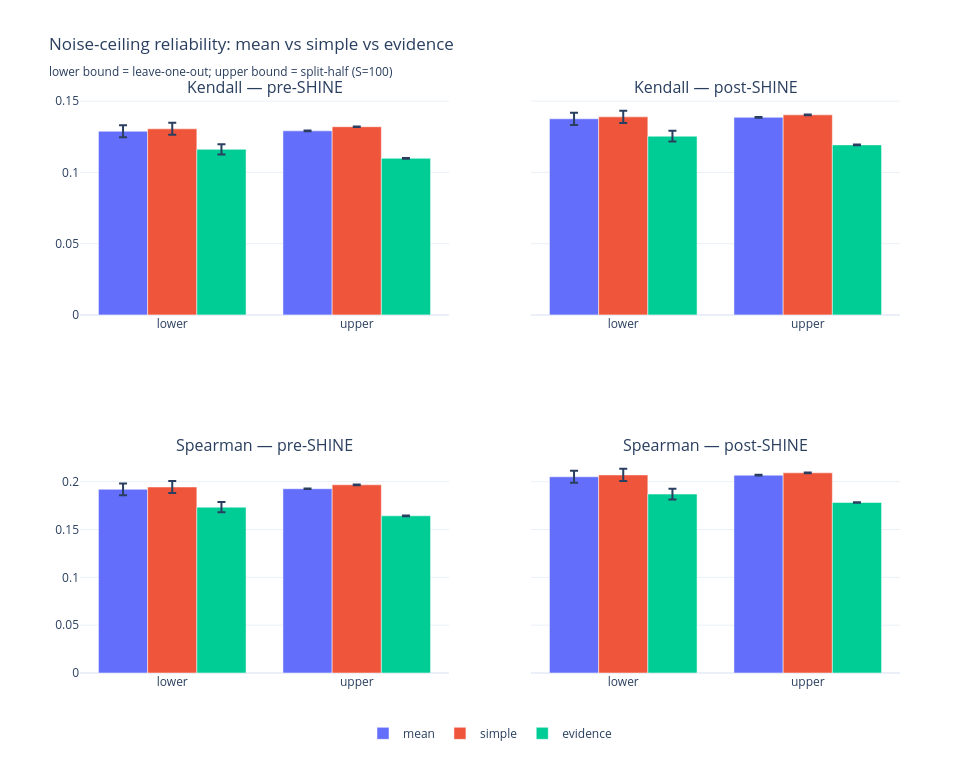

Here is the notebook cell this chart was saved with:
### Markdown cell above
## Figure: reliability by aggregator, bound, metric, and cohort

2×2 grid (rows = metric, cols = cohort), each subplot a grouped bar chart (x = bound, grouped/colored by aggregator), bar height = mean, error bars = SEM.

### Code cell
_METRICS = ["kendall", "spearman"]
_COHORTS = ["pre", "post"]
_AGGREGATIONS = ["mean", "simple", "evidence"]
_BOUNDS = ["lower", "upper"]
_COLORS = {"mean": "#636EFA", "simple": "#EF553B", "evidence": "#00CC96"}

fig = make_subplots(
    rows=2, cols=2,
    subplot_titles=[f"{metric.title()} — {cohort}-SHINE" for metric in _METRICS for cohort in _COHORTS],
    shared_yaxes=True,
)

for row, metric in enumerate(_METRICS, start=1):
    for col, cohort in enumerate(_COHORTS, start=1):
        cell = summary[(summary["metric"] == metric) & (summary["cohort"] == cohort)]
        for aggregation in _AGGREGATIONS:
            sub = cell[cell["aggregation"] == aggregation].set_index("bound").reindex(_BOUNDS)
            fig.add_trace(
                go.Bar(
                    x=_BOUNDS, y=sub["mean"], error_y=dict(type="data", array=sub["sem"]),
                    name=aggregation, marker_color=_COLORS[aggregation],
                    legendgroup=aggregation, showlegend=(row == 1 and col == 1),
                ),
                row=row, col=col,
            )

fig.update_layout(
    title="Noise-ceiling reliability: mean vs simple vs evidence"
          "<br><sub>lower bound = leave-one-out; upper bound = split-half (S=100)</sub>",
    barmode="group", template=_TEMPLATE, height=760, width=980,
    legend=dict(orientation="h", y=-0.08, x=0.5, xanchor="center"),
)
fig.show()

### Figure 1 — Plotly figure (JSON) as saved in the notebook; plotly's stock layout.template omitted (floating-point values rounded to 4 significant figures)
{"data": [{"error_y": {"array": [0.004201, 0.0002506], "type": "data"}, "legendgroup": "mean", "marker": {"color": "#636EFA"}, "name": "mean", "showlegend": true, "type": "bar", "x": ["lower", "upper"], "xaxis": "x", "y": [0.1289, 0.1292], "yaxis": "y"}, {"error_y": {"array": [0.004224, 0.0002432], "type": "data"}, "legendgroup": "simple", "marker": {"color": "#EF553B"}, "name": "simple", "showlegend": true, "type": "bar", "x": ["lower", "upper"], "xaxis": "x", "y": [0.1306, 0.1321], "yaxis": "y"}, {"error_y": {"array": [0.003657, 0.0002651], "type": "data"}, "legendgroup": "evidence", "marker": {"color": "#00CC96"}, "name": "evidence", "showlegend": true, "type": "bar", "x": ["lower", "upper"], "xaxis": "x", "y": [0.1162, 0.1099], "yaxis": "y"}, {"error_y": {"array": [0.004278, 0.000254], "type": "data"}, "legendgroup": "mean", "marker": {"color": "#636EFA"}, "name": "mean", "showlegend": false, "type": "bar", "x": ["lower", "upper"], "xaxis": "x2", "y": [0.1376, 0.1387], "yaxis": "y2"}, {"error_y": {"array": [0.004299, 0.0002516], "type": "data"}, "legendgroup": "simple", "marker": {"color": "#EF553B"}, "name": "simple", "showlegend": false, "type": "bar", "x": ["lower", "upper"], "xaxis": "x2", "y": [0.139, 0.1404], "yaxis": "y2"}, {"error_y": {"array": [0.003778, 0.0002338], "type": "data"}, "legendgroup": "evidence", "marker": {"color": "#00CC96"}, "name": "evidence", "showlegend": false, "type": "bar", "x": ["lower", "upper"], "xaxis": "x2", "y": [0.1254, 0.1193], "yaxis": "y2"}, {"error_y": {"array": [0.006205, 0.0003645], "type": "data"}, "legendgroup": "mean", "marker": {"color": "#636EFA"}, "name": "mean", "showlegend": false, "type": "bar", "x": ["lower", "upper"], "xaxis": "x3", "y": [0.192, 0.1926], "yaxis": "y3"}, {"error_y": {"array": [0.006229, 0.0003548], "type": "data"}, "legendgroup": "simple", "marker": {"color": "#EF553B"}, "name": "simple", "showlegend": false, "type": "bar", "x": ["lower", "upper"], "xaxis": "x3", "y": [0.1945, 0.1967], "yaxis": "y3"}, {"error_y": {"array": [0.00541, 0.0003843], "type": "data"}, "legendgroup": "evidence", "marker": {"color": "#00CC96"}, "name": "evidence", "showlegend": false, "type": "bar", "x": ["lower", "upper"], "xaxis": "x3", "y": [0.1733, 0.1643], "yaxis": "y3"}, {"error_y": {"array": [0.006321, 0.0003669], "type": "data"}, "legendgroup": "mean", "marker": {"color": "#636EFA"}, "name": "mean", "showlegend": false, "type": "bar", "x": ["lower", "upper"], "xaxis": "x4", "y": [0.2051, 0.2068], "yaxis": "y4"}, {"error_y": {"array": [0.006348, 0.0003628], "type": "data"}, "legendgroup": "simple", "marker": {"color": "#EF553B"}, "name": "simple", "showlegend": false, "type": "bar", "x": ["lower", "upper"], "xaxis": "x4", "y": [0.207, 0.2092], "yaxis": "y4"}, {"error_y": {"array": [0.005577, 0.0003393], "type": "data"}, "legendgroup": "evidence", "marker": {"color": "#00CC96"}, "name": "evidence", "showlegend": false, "type": "bar", "x": ["lower", "upper"], "xaxis": "x4", "y": [0.187, 0.1783], "yaxis": "y4"}], "layout": {"annotations": [{"font": {"size": 16}, "showarrow": false, "text": "Kendall — pre-SHINE", "x": 0.225, "xanchor": "center", "xref": "paper", "y": 1.0, "yanchor": "bottom", "yref": "paper"}, {"font": {"size": 16}, "showarrow": false, "text": "Kendall — post-SHINE", "x": 0.775, "xanchor": "center", "xref": "paper", "y": 1.0, "yanchor": "bottom", "yref": "paper"}, {"font": {"size": 16}, "showarrow": false, "text": "Spearman — pre-SHINE", "x": 0.225, "xanchor": "center", "xref": "paper", "y": 0.375, "yanchor": "bottom", "yref": "paper"}, {"font": {"size": 16}, "showarrow": false, "text": "Spearman — post-SHINE", "x": 0.775, "xanchor": "center", "xref": "paper", "y": 0.375, "yanchor": "bottom", "yref": "paper"}], "barmode": "group", "height": 760, "legend": {"orientation": "h", "x": 0.5, "xanchor": "center", "y": -0.08}, "title": {"text": "Noise-ceiling reliability: mean vs simple vs evidence<br><sub>lower bound = leave-one-out; upper bound = split-half (S=100)</sub>"}, "width": 980, "xaxis": {"anchor": "y", "domain": [0.0, 0.45]}, "xaxis2": {"anchor": "y2", "domain": [0.55, 1.0]}, "xaxis3": {"anchor": "y3", "domain": [0.0, 0.45]}, "xaxis4": {"anchor": "y4", "domain": [0.55, 1.0]}, "yaxis": {"anchor": "x", "domain": [0.625, 1.0]}, "yaxis2": {"anchor": "x2", "domain": [0.625, 1.0], "matches": "y", "showticklabels": false}, "yaxis3": {"anchor": "x3", "domain": [0.0, 0.375]}, "yaxis4": {"anchor": "x4", "domain": [0.0, 0.375], "matches": "y3", "showticklabels": false}}}
